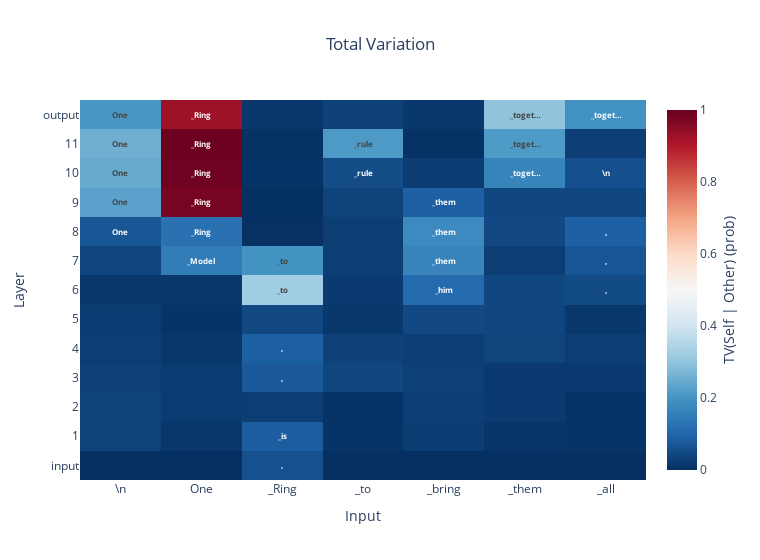

Notebook code for this chart:
### Markdown cell above
Now for the fun part, lets use the tools provided by the tuned lens to observe
the changes between the original trajectory with `_Ring` and our modified trajectory
where we introduced the token `_Model`.

### Code cell
predictition_traj_ring.total_variation(predictition_traj_model, min_prob_delta=0.05).plot("Total Variation")

### Figure 1 — Plotly figure (JSON) as saved in the notebook; plotly's stock layout.template omitted (floating-point values rounded to 4 significant figures; data arrays with more than 128 entries replaced by an {"elided": "..."} marker saying what was removed)
{"data": [{"colorbar": {"title": {"side": "right", "text": "TV(Self | Other) (prob)"}}, "colorscale": [[0, "rgb(5,48,97)"], [0.1, "rgb(33,102,172)"], [0.2, "rgb(67,147,195)"], [0.3, "rgb(146,197,222)"], [0.4, "rgb(209,229,240)"], [0.5, "rgb(247,247,247)"], [0.6, "rgb(253,219,199)"], [0.7, "rgb(244,165,130)"], [0.8, "rgb(214,96,77)"], [0.9, "rgb(178,24,43)"], [1, "rgb(103,0,31)"]], "customdata": {"elided": "13x7x10 str values"}, "hoverlabel": {"bgcolor": "rgb(42, 42, 50)"}, "hovertemplate": " %{customdata[0]}<br> %{customdata[1]}<br> %{customdata[2]}<br> %{customdata[3]}<br> %{customdata[4]}<br> %{customdata[5]}<br> %{customdata[6]}<br> %{customdata[7]}<br> %{customdata[8]}<br> %{customdata[9]}<extra></extra>", "text": [["", "", ",", "", "", "", ""], ["", "", "_is", "", "", "", ""], ["", "", "", "", "", "", ""], ["", "", ",", "", "", "", ""], ["", "", ",", "", "", "", ""], ["", "", "", "", "", "", ""], ["", "", "_to", "", "_him", "", ","], ["", "_Model", "_to", "", "_them", "", ","], ["One", "_Ring", "", "", "_them", "", ","], ["One", "_Ring", "", "", "_them", "", ""], ["One", "_Ring", "", "_rule", "", "_toget…", "\\n"], ["One", "_Ring", "", "_rule", "", "_toget…", ""], ["One", "_Ring", "", "", "", "_toget…", "_toget…"]], "texttemplate": "<b>%{text}</b>", "type": "heatmap", "x": ["\\n", "One", "_Ring", "_to", "_bring", "_them", "_all"], "y": ["input", "1", "2", "3", "4", "5", "6", "7", "8", "9", "10", "11", "output"], "z": [[0, 0, 0.0601, 0, 0, 0, 0], [0.03325, 0.01343, 0.08376, 0.007528, 0.02224, 0.01005, 0.007187], [0.03269, 0.0215, 0.02516, 0.006446, 0.02845, 0.01872, 0.007827], [0.02961, 0.02181, 0.07681, 0.04243, 0.02989, 0.01938, 0.01903], [0.02336, 0.01342, 0.08748, 0.03207, 0.02826, 0.03702, 0.02636], [0.02142, 0.00754, 0.04447, 0.01551, 0.04614, 0.04106, 0.01418], [0.014, 0.01379, 0.3242, 0.01822, 0.1083, 0.04317, 0.05077], [0.04019, 0.1482, 0.2015, 0.0274, 0.1673, 0.02659, 0.0685], [0.07042, 0.1254, 0.001956, 0.02336, 0.1808, 0.04536, 0.0895], [0.2286, 0.979, 0.001441, 0.03459, 0.08717, 0.04207, 0.04186], [0.2459, 0.9899, 0.005066, 0.05258, 0.02201, 0.1687, 0.05819], [0.2564, 0.9936, 0.002249, 0.2132, 0.004062, 0.2155, 0.02787], [0.2076, 0.9265, 0.01338, 0.03069, 0.01421, 0.298, 0.1955]], "zmax": 1, "zmin": 0}], "layout": {"title": {"text": "Total Variation", "x": 0.5}, "width": 760, "xaxis": {"title": {"text": "Input"}}, "yaxis": {"title": {"text": "Layer"}}}}
